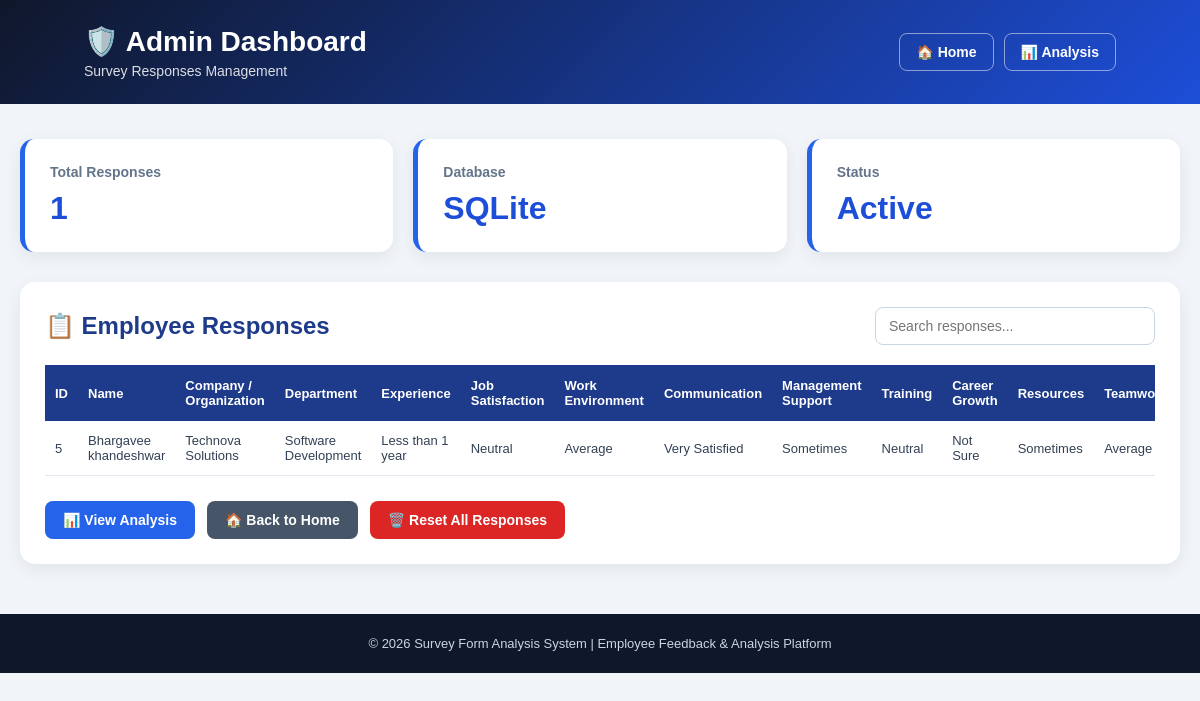
The page /admin on the database its author committed.
### tables this page shows
CREATE TABLE responses (
            id INTEGER PRIMARY KEY AUTOINCREMENT,
            company_name TEXT NOT NULL,
            name TEXT NOT NULL,
            department TEXT NOT NULL,
            experience TEXT NOT NULL,
            job_satisfaction TEXT NOT NULL,
            work_environment TEXT NOT NULL,
            communication TEXT NOT NULL,
            management_support TEXT NOT NULL,
            training TEXT NOT NULL,
            career_growth TEXT NOT NULL,
            resources TEXT NOT NULL,
            teamwork TEXT NOT NULL,
            recommend TEXT NOT NULL,
            suggestions TEXT
        , employee_id TEXT NOT NULL DEFAULT '');

### app.py (the view)
@app.route("/admin")
def admin():
    responses = get_all_responses()
    total = len(responses)
    return render_template(
        "admin.html",
        responses=responses,
        total=total
    )

### database.py (called while the page is built)
def get_db_connection():
    if DATABASE_URL:
        import psycopg2
        conn = psycopg2.connect(DATABASE_URL)
        return conn
    else:
        conn = sqlite3.connect("database.db")
        conn.row_factory = sqlite3.Row
        return conn

def get_all_responses():
    conn = get_db_connection()
    cur = conn.cursor()
    try:
        cur.execute("SELECT * FROM responses")
        return cur.fetchall()
    finally:
        cur.close()
        conn.close()

### templates/admin.html (shortened to what this page needs)
<!DOCTYPE html>
<html lang="en">
<head>
</head>
<body>
<header class="header">
    <div>
        <h1>
            🛡️ Admin Dashboard
        </h1>
        <p>
            Survey Responses Management
        </p>
    </div>
    <div class="nav-buttons">
        <a href="/" class="nav-btn">
            🏠 Home
        </a>
        <a href="/analysis" class="nav-btn">
            📊 Analysis
        </a>
    </div>
</header>
<div class="container">
    <div class="stats">
        <div class="stat-card">
            <h3>
                Total Responses
            </h3>
            <div class="stat-number">
                {{ total }}
            </div>
        </div>
        <div class="stat-card">
            <h3>
                Database
            </h3>
            <div class="stat-number">
                SQLite
            </div>
        </div>
        <div class="stat-card">
            <h3>
                Status
            </h3>
            <div class="stat-number">
                Active
            </div>
        </div>
    </div>
    <div class="table-card">
        <div class="table-heading">
            <h2>
                📋 Employee Responses
            </h2>
            <input
                type="text"
                id="searchInput"
                class="search-box"
                placeholder="Search responses..."
                onkeyup="searchTable()"
            >
        </div>
        {% if responses %}
        <div class="table-wrapper">
            <table id="responseTable">
                <thead>
                    <tr>
                        <th>ID</th>
                        <th>Name</th>
                        <th>Company / Organization</th>
                        <th>Department</th>
                        <th>Experience</th>
                        <th>Job Satisfaction</th>
                        <th>Work Environment</th>
                        <th>Communication</th>
                        <th>Management Support</th>
                        <th>Training</th>
                        <th>Career Growth</th>
                        <th>Resources</th>
                        <th>Teamwork</th>
                    </tr>
                </thead>
                <tbody>
                    {% for row in responses %}
                    <tr>
                        <td>
                            {{ row["id"] }}
                        </td>
                        <td>
                            {{ row["name"] }}
                        </td>
                        <td>
                            {{ row["company_name"] }}
                        </td>
                        <td>
                            {{ row["department"] }}
                        </td>
                        <td>
                            {{ row["experience"] }}
                        </td>
                        <td>
                            {{ row["job_satisfaction"] }}
                        </td>
                        <td>
                            {{ row["work_environment"] }}
                        </td>
                        <td>
                            {{ row["communication"] }}
                        </td>
                        <td>
                            {{ row["management_support"] }}
                        </td>
                        <td>
                            {{ row["training"] }}
                        </td>
                        <td>
                            {{ row["career_growth"] }}
                        </td>
                        <td>
                            {{ row["resources"] }}
                        </td>
                        <td>
                            {{ row["teamwork"] }}
                        </td>
                    </tr>
                    {% endfor %}
                </tbody>
            </table>
        </div>
        {% endif %}
        <div class="actions">
            <a href="/analysis"
               class="action-btn analysis-btn">
                📊 View Analysis
            </a>
            <a href="/"
               class="action-btn home-btn">
                🏠 Back to Home
            </a>
            <form
                action="/reset"
                method="POST"
                onsubmit="return confirm('Are you sure you want to delete all responses?');"
            >
                <button
                    type="submit"
                    class="action-btn reset-btn"
                >
                    🗑️ Reset All Responses
                </button>
            </form>
        </div>
    </div>
</div>
<footer>
    © 2026 Survey Form Analysis System |
    Employee Feedback & Analysis Platform
</footer>
</body>
</html>

### templates/admin.html (style rules this page uses)
* { margin: 0; padding: 0; box-sizing: border-box; }
body { font-family: Arial, sans-serif; background: #f1f5f9; color: #0f172a; }
.header { background: linear-gradient(135deg, #0f172a, #1d4ed8); color: white; padding: 25px 7%; display: flex; justify-content: space-between; align-items: center; flex-wrap: wrap; gap: 15px; }
.header h1 { font-size: 28px; margin-bottom: 5px; }
.header p { font-size: 14px; opacity: 0.85; }
.nav-buttons { display: flex; gap: 10px; flex-wrap: wrap; }
.nav-btn { text-decoration: none; color: white; padding: 10px 16px; border-radius: 8px; border: 1px solid rgba(255,255,255,0.5); font-weight: bold; font-size: 14px; }
.container { max-width: 1250px; margin: 35px auto; padding: 0 20px; }
.stats { display: grid; grid-template-columns: repeat(3, 1fr); gap: 20px; margin-bottom: 30px; }
.stat-card { background: white; padding: 25px; border-radius: 14px; box-shadow: 0 5px 18px rgba(0,0,0,0.07); border-left: 5px solid #2563eb; }
.stat-card h3 { color: #64748b; font-size: 14px; margin-bottom: 10px; }
.stat-number { color: #1d4ed8; font-size: 32px; font-weight: bold; }
.table-card { background: white; border-radius: 15px; padding: 25px; box-shadow: 0 5px 18px rgba(0,0,0,0.07); overflow: hidden; }
.table-heading { display: flex; justify-content: space-between; align-items: center; gap: 15px; flex-wrap: wrap; margin-bottom: 20px; }
.table-heading h2 { color: #1e3a8a; }
.search-box { width: 280px; padding: 10px 13px; border: 1px solid #cbd5e1; border-radius: 8px; outline: none; font-size: 14px; }
.table-wrapper { overflow-x: auto; }
table { width: 100%; border-collapse: collapse; min-width: 1100px; }
th { background: #1e3a8a; color: white; padding: 13px 10px; text-align: left; font-size: 13px; }
td { padding: 12px 10px; border-bottom: 1px solid #e2e8f0; font-size: 13px; color: #334155; }
.actions { margin-top: 25px; display: flex; gap: 12px; flex-wrap: wrap; }
.action-btn { text-decoration: none; border: none; cursor: pointer; padding: 11px 18px; border-radius: 8px; font-weight: bold; font-size: 14px; }
.analysis-btn { background: #2563eb; color: white; }
.home-btn { background: #475569; color: white; }
.reset-btn { background: #dc2626; color: white; }
footer { background: #0f172a; color: #cbd5e1; text-align: center; padding: 22px; margin-top: 50px; font-size: 13px; }

### rows shown on the page
responses: id "5", name "Bhargavee khandeshwar", company_name "Technova Solutions", department "Software Development", experience "Less than 1 year", job_satisfaction "Neutral", work_environment "Average", communication "Very Satisfied", management_support "Sometimes", training "Neutral", career_growth "Not Sure", resources "Sometimes", teamwork "Average"

### other values the page prints
{{ total }} "1"
